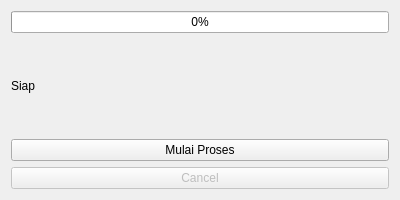
<?xml version="1.0" encoding="UTF-8"?>
<ui version="4.0">
 <class>ProgressApp</class>
 <widget class="QWidget" name="ProgressApp">
  <property name="geometry">
   <rect>
    <x>300</x>
    <y>300</y>
    <width>400</width>
    <height>200</height>
   </rect>
  </property>
  <property name="windowTitle">
   <string>Progress Bar Demo</string>
  </property>
  <layout class="QVBoxLayout" name="verticalLayout">
   <item>
    <widget class="QProgressBar" name="progress">
     <property name="minimum">
      <number>0</number>
     </property>
     <property name="maximum">
      <number>100</number>
     </property>
     <property name="value">
      <number>0</number>
     </property>
    </widget>
   </item>
   <item>
    <widget class="QLabel" name="status_label">
     <property name="text">
      <string>Siap</string>
     </property>
    </widget>
   </item>
   <item>
    <widget class="QPushButton" name="start_btn">
     <property name="text">
      <string>Mulai Proses</string>
     </property>
    </widget>
   </item>
   <item>
    <widget class="QPushButton" name="cancel_btn">
     <property name="enabled">
      <bool>false</bool>
     </property>
     <property name="text">
      <string>Cancel</string>
     </property>
    </widget>
   </item>
  </layout>
 </widget>
 <resources/>
 <connections/>
</ui>
